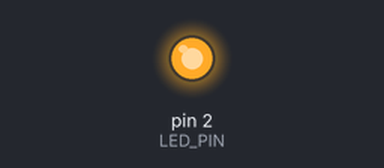
Simulated run of this sketch. Board: Arduino Uno, built with avr-gcc and run on an emulated ATmega328P. On the bench: output pins drawn as LEDs (lit = HIGH).

Above: at 1.7 s.
At 5.9 s:
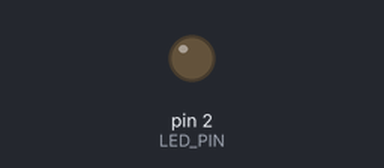
Timing chart, 0 to 8.8 s (numbered marks = the images above):
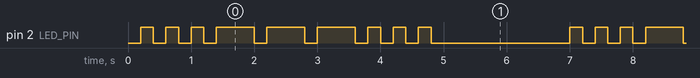

Measured:
- by itself, pin 2 (LED_PIN): repeats every 6.8 s: 2 × (LOW 0.20 s, HIGH 0.20 s), 3 × (LOW 0.20 s, HIGH 0.60 s), 3 × (LOW 0.20 s, HIGH 0.20 s), LOW 2.2 s, HIGH 0.20 s
- by itself, everything shown: repeats every 6.8 s, in 18 steps

The sketch:

lab03_sos.ino
```cpp
// Lab03 millis实现SOS：三短·三长·三短，一轮结束长停顿
#define LED_PIN 2
// 时间参数 ms
const unsigned long DOT = 200;    // 短闪
const unsigned long DASH = 600;   // 长闪
const unsigned long GAP = 200;    // 单次闪烁间隔
const unsigned long LOOP_GAP = 2000; // 一轮SOS结束停顿

// SOS流程数组：0=短闪，1=长闪，2=一轮结束
uint8_t sosSeq[] = {0,0,0,1,1,1,0,0,0,2};
uint8_t seqIndex = 0;
unsigned long prevTime = 0;
bool ledOn = false;
unsigned long currentDelay = DOT;

void setup() {
  pinMode(LED_PIN, OUTPUT);
  digitalWrite(LED_PIN, LOW);
}

void loop() {
  unsigned long now = millis();
  if(now - prevTime >= currentDelay){
    prevTime = now;
    uint8_t cmd = sosSeq[seqIndex];
    switch(cmd){
      case 0: // 短闪
        ledOn = !ledOn;
        digitalWrite(LED_PIN, ledOn);
        currentDelay = ledOn ? DOT : GAP;
        if(!ledOn) seqIndex++;
        break;
      case 1: // 长闪
        ledOn = !ledOn;
        digitalWrite(LED_PIN, ledOn);
        currentDelay = ledOn ? DASH : GAP;
        if(!ledOn) seqIndex++;
        break;
      case 2: // 一轮结束，长熄灭停顿
        digitalWrite(LED_PIN, LOW);
        seqIndex = 0;
        currentDelay = LOOP_GAP;
        break;
    }
  }
}
```
